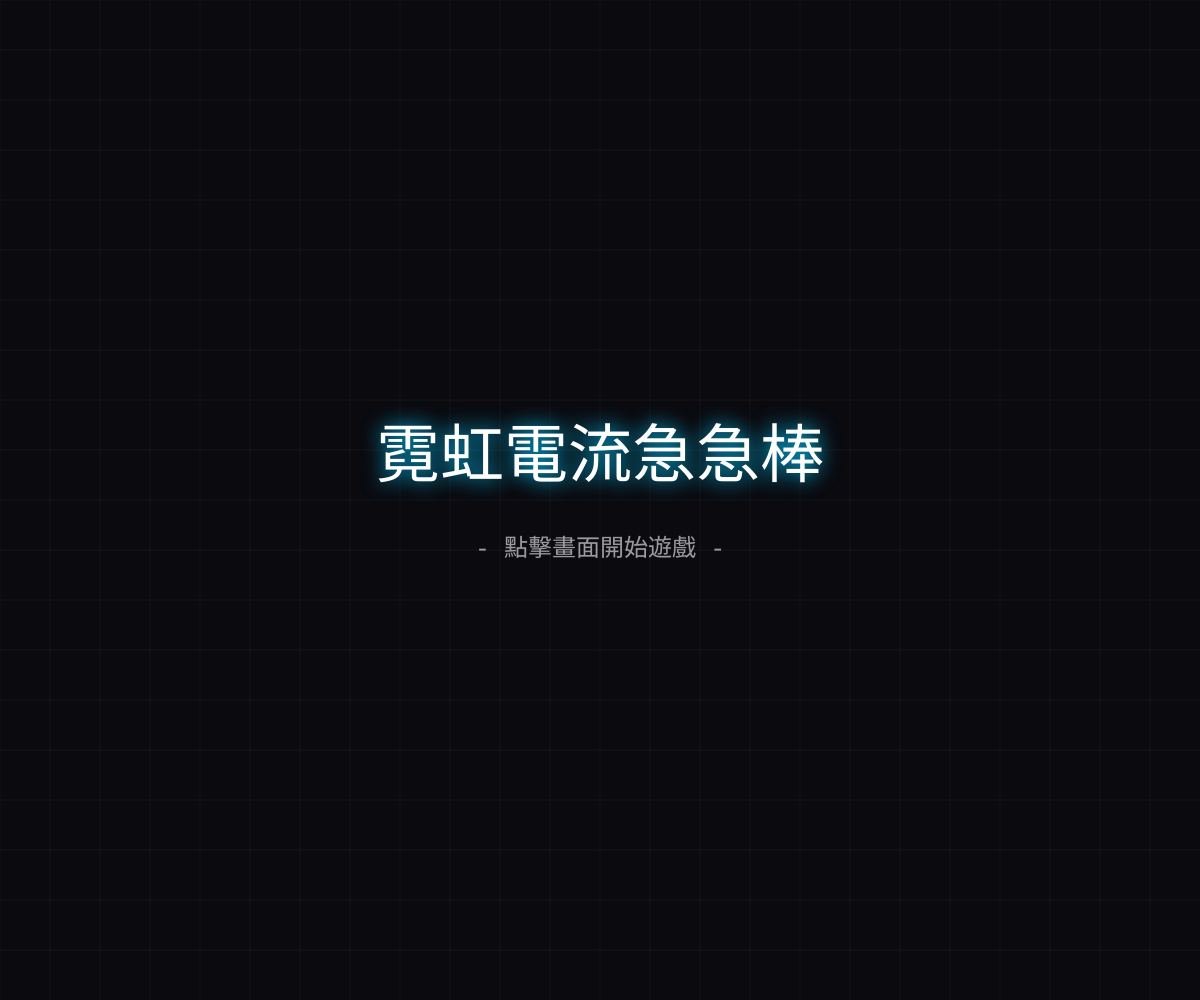
Frame 1 (no input)
Frame 60 (no input): identical to frame 1, image omitted
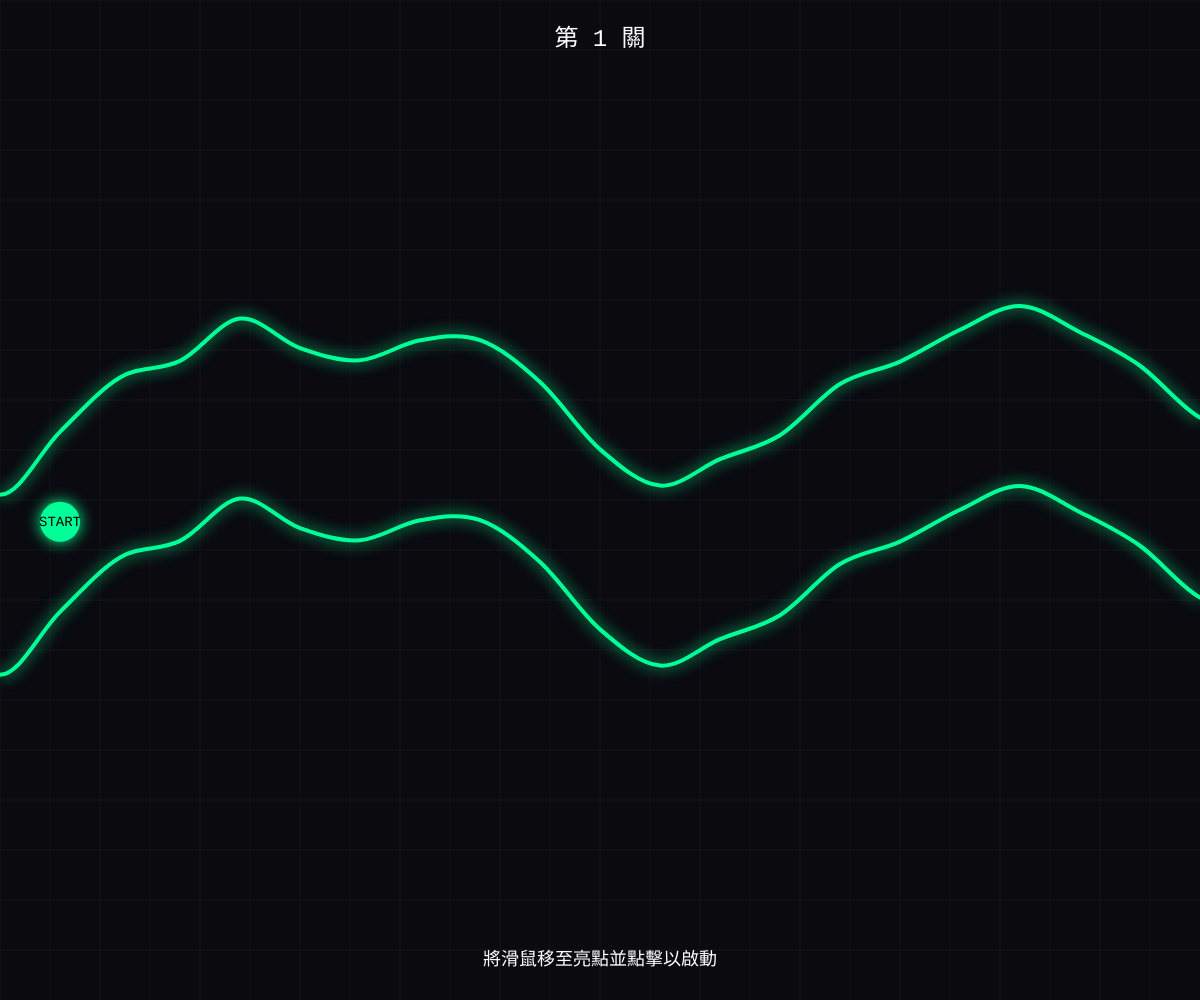
Frame 120 (the mouse pressed at the canvas centre since frame 60)

The p5.js sketch that drew these frames (run headless with seeded random() and noise() and a simulated clock; from frame 60 on, the mouse is pressed at the canvas centre):

// p5.js sketch
// ── sketch.js
/**
 * Project: Irregular Curve Wire Loop Game (Neon Edition)
 * Description: 包含開始畫面、五個難度關卡與霓虹特效 (已修正背景網格 Bug)。
 */

// 遊戲狀態常數
const STATE = {
  MENU: "MENU",       // 開始畫面
  WAITING: "WAITING", // 關卡準備
  PLAYING: "PLAYING", // 遊戲進行中
  FAILED: "FAILED",   // 失敗
  SUCCESS: "SUCCESS", // 單關成功
  ALL_CLEAR: "ALL_CLEAR" // 全破關
};

let currentState = STATE.MENU;
let trackNodes = [];
const nodeSpacing = 60;

// 關卡設定 (1-5關：間距變窄、抖動變大、時間變短)
const LEVEL_CONFIG = [
  { gap: 0.18, noise: 0.003, time: 60, color: '#00FF96' }, // 第 1 關：簡單 (螢光綠)
  { gap: 0.14, noise: 0.005, time: 50, color: '#00C8FF' }, // 第 2 關：普通 (螢光藍)
  { gap: 0.10, noise: 0.008, time: 40, color: '#FFD700' }, // 第 3 關：困難 (霓虹黃)
  { gap: 0.07, noise: 0.012, time: 30, color: '#FF00FF' }, // 第 4 關：極限 (霓虹紫)
  { gap: 0.05, noise: 0.015, time: 20, color: '#FF3232' }  // 第 5 關：地獄 (霓虹紅)
];

let currentLevel = 0;
let totalScore = 0;
let levelScore = 0;

let trail = [];
let particles = [];
let timeLeft = 0;

function setup() {
  createCanvas(windowWidth, windowHeight);
  textFont('Courier New'); // 使用等寬字體增加科技感
}

function draw() {
  drawBackground();

  if (currentState !== STATE.MENU && currentState !== STATE.ALL_CLEAR) {
    drawTrack();
    updateTrail();
    updateParticles();
  }

  updateGameLogic();
  drawUI();
}

/**
 * 繪製帶有科技感的背景網格 (已修正變數 Bug)
 */
function drawBackground() {
  background(10, 10, 15);
  
  // 關閉發光以畫背景
  drawingContext.shadowBlur = 0;
  stroke(255, 255, 255, 10);
  strokeWeight(1);
  
  // 繪製垂直線
  for (let x = 0; x < width; x += 50) {
    line(x, 0, x, height);
  }
  
  // 繪製水平線
  for (let y = 0; y < height; y += 50) {
    line(0, y, width, y);
  }
}

/**
 * 取得軌道中間 Y 座標
 */
function getTrackMidY(x) {
  let left = trackNodes.find((n, i) => n.x <= x && trackNodes[i + 1]?.x > x);
  let right = trackNodes.find((n, i) => n.x > x && trackNodes[i - 1]?.x <= x);

  if (left && right) {
    let t = (x - left.x) / (right.x - left.x);
    let upper = lerp(left.upperY, right.upperY, t);
    let lower = lerp(left.lowerY, right.lowerY, t);
    return (upper + lower) / 2;
  }
  return height / 2;
}

/**
 * 軌道生成邏輯 (依據關卡難度)
 */
function generateTrack() {
  trackNodes = [];
  let config = LEVEL_CONFIG[currentLevel];
  let dynamicSafeGap = height * config.gap; 
  let noiseScale = config.noise;

  for (let x = -nodeSpacing; x <= width + nodeSpacing; x += nodeSpacing) {
    let noiseVal = noise(x * noiseScale, currentLevel * 100); 
    let centerY = map(noiseVal, 0, 1, height * 0.25, height * 0.75);
    
    trackNodes.push({
      x: x,
      upperY: centerY - dynamicSafeGap / 2,
      lowerY: centerY + dynamicSafeGap / 2
    });
  }
}

/**
 * 繪圖邏輯：加入霓虹發光效果
 */
function drawTrack() {
  let config = LEVEL_CONFIG[currentLevel];
  
  noFill();
  strokeWeight(4);
  stroke(config.color);
  
  // 開啟發光特效
  drawingContext.shadowBlur = 15;
  drawingContext.shadowColor = color(config.color);

  // 上邊界
  beginShape();
  trackNodes.forEach(n => curveVertex(n.x, n.upperY));
  endShape();

  // 下邊界
  beginShape();
  trackNodes.forEach(n => curveVertex(n.x, n.lowerY));
  endShape();
  
  // 重置發光設定避免影響其他元素
  drawingContext.shadowBlur = 0;
}

/**
 * 更新與繪製滑鼠軌跡
 */
function updateTrail() {
  if (currentState === STATE.PLAYING) {
    trail.push({ x: mouseX, y: mouseY, alpha: 200 });
    if (trail.length > 30) trail.shift();
    
    noStroke();
    let config = LEVEL_CONFIG[currentLevel];
    trail.forEach(p => {
      fill(config.color + p.alpha.toString(16).padStart(2, '0')); // 動態透明度
      ellipse(p.x, p.y, 6);
      p.alpha -= 8; 
    });
    trail = trail.filter(p => p.alpha > 0);
  } else {
    trail = [];
  }
}

/**
 * 核心遊戲邏輯：碰撞與狀態轉換
 */
function updateGameLogic() {
  if (currentState === STATE.PLAYING) {
    // 每秒扣除時間
    if (frameCount % 60 === 0) {
      timeLeft--;
      if (timeLeft <= 0) {
        currentState = STATE.FAILED;
        levelScore = 0;
        return;
      }
    }

    // 過關判定 (抵達最右側)
    if (mouseX >= width - 30) {
      currentState = STATE.SUCCESS;
      levelScore = timeLeft * (currentLevel + 1) * 10; // 難度越高加權越多
      return;
    }

    // 碰撞偵測
    let left = trackNodes.find((n, i) => n.x <= mouseX && trackNodes[i+1]?.x > mouseX);
    let right = trackNodes.find((n, i) => n.x > mouseX && trackNodes[i-1]?.x <= mouseX);

    if (left && right) {
      let t = (mouseX - left.x) / (right.x - left.x);
      let currentUpper = lerp(left.upperY, right.upperY, t);
      let currentLower = lerp(left.lowerY, right.lowerY, t);

      // 玩家半徑約為 5px
      if (mouseY <= currentUpper + 5 || mouseY >= currentLower - 5) {
        currentState = STATE.FAILED;
        levelScore = 0;
        createExplosion(mouseX, mouseY);
      }
    }
  }
}

/**
 * UI 繪製
 */
function drawUI() {
  textAlign(CENTER, CENTER);
  
  if (currentState === STATE.MENU) {
    drawingContext.shadowBlur = 20;
    drawingContext.shadowColor = '#00C8FF';
    fill(255);
    textSize(64);
    text("霓虹電流急急棒", width / 2, height / 2 - 40);
    
    drawingContext.shadowBlur = 0;
    textSize(24);
    if (frameCount % 60 < 30) fill(255, 255, 255, 150); // 閃爍效果
    else fill(255);
    text("- 點擊畫面開始遊戲 -", width / 2, height / 2 + 50);
  } 
  else if (currentState === STATE.WAITING) {
    let startY = getTrackMidY(60);
    let config = LEVEL_CONFIG[currentLevel];
    
    // 起點按鈕發光
    drawingContext.shadowBlur = 15;
    drawingContext.shadowColor = config.color;
    fill(config.color);
    ellipse(60, startY, 40);
    
    drawingContext.shadowBlur = 0;
    fill(0);
    textSize(14);
    text("START", 60, startY);
    
    fill(255);
    textSize(24);
    text(`第 ${currentLevel + 1} 關`, width / 2, 40);
    textSize(18);
    text("將滑鼠移至亮點並點擊以啟動", width / 2, height - 40);
  } 
  else if (currentState === STATE.PLAYING) {
    // 玩家光點
    drawingContext.shadowBlur = 10;
    drawingContext.shadowColor = '#FFFFFF';
    fill(255);
    noStroke();
    ellipse(mouseX, mouseY, 10);
    drawingContext.shadowBlur = 0;
    
    // UI 面板
    fill(255);
    textSize(24);
    textAlign(LEFT, TOP);
    text(`關卡: ${currentLevel + 1}/5`, 20, 20);
    text(`時間: ${timeLeft}s`, 20, 50);
    text(`總分: ${totalScore}`, 20, 80);
  } 
  else if (currentState === STATE.FAILED) {
    fill(255, 50, 50);
    textSize(48);
    text("SYSTEM FAILURE", width / 2, height / 2 - 30);
    textSize(24);
    fill(255);
    text("點擊畫面重新挑戰本關", width / 2, height / 2 + 30);
  } 
  else if (currentState === STATE.SUCCESS) {
    fill(100, 255, 100);
    textSize(48);
    text("LEVEL CLEARED", width / 2, height / 2 - 40);
    fill(255);
    textSize(24);
    text(`獲得分數: ${levelScore}`, width / 2, height / 2 + 10);
    text("點擊畫面進入下一關", width / 2, height / 2 + 50);
  }
  else if (currentState === STATE.ALL_CLEAR) {
    drawingContext.shadowBlur = 20;
    drawingContext.shadowColor = '#FFD700';
    fill(255, 215, 0);
    textSize(64);
    text("MISSION ACCOMPLISHED", width / 2, height / 2 - 40);
    drawingContext.shadowBlur = 0;
    fill(255);
    textSize(32);
    text(`最終得分: ${totalScore}`, width / 2, height / 2 + 30);
    textSize(20);
    text("- 點擊畫面回到主畫面 -", width / 2, height / 2 + 80);
  }
}

/**
 * 互動控制
 */
function mousePressed() {
  if (currentState === STATE.MENU) {
    currentLevel = 0;
    totalScore = 0;
    startLevel();
  } 
  else if (currentState === STATE.WAITING) {
    let startY = getTrackMidY(60);
    if (dist(mouseX, mouseY, 60, startY) < 40) {
      currentState = STATE.PLAYING;
    }
  } 
  else if (currentState === STATE.FAILED) {
    startLevel(); // 重新挑戰當前關卡
  } 
  else if (currentState === STATE.SUCCESS) {
    totalScore += levelScore;
    currentLevel++;
    if (currentLevel >= LEVEL_CONFIG.length) {
      currentState = STATE.ALL_CLEAR;
    } else {
      startLevel();
    }
  }
  else if (currentState === STATE.ALL_CLEAR) {
    currentState = STATE.MENU;
  }
}

/**
 * 初始化並準備關卡
 */
function startLevel() {
  generateTrack();
  currentState = STATE.WAITING;
  timeLeft = LEVEL_CONFIG[currentLevel].time;
  levelScore = 0;
  particles = [];
  trail = [];
}

function windowResized() {
  resizeCanvas(windowWidth, windowHeight);
  if (currentState !== STATE.MENU && currentState !== STATE.ALL_CLEAR) {
    generateTrack();
  }
}

/**
 * 爆炸粒子系統更新
 */
function updateParticles() {
  particles.forEach(p => {
    p.x += p.vx;
    p.y += p.vy;
    p.vy += 0.15; // 重力
    p.alpha -= 4;
  });
  
  noStroke();
  particles.forEach(p => {
    fill(255, 100, 100, p.alpha);
    ellipse(p.x, p.y, p.size);
  });
  
  particles = particles.filter(p => p.alpha > 0);
}

/**
 * 創建爆炸粒子
 */
function createExplosion(x, y) {
  for (let i = 0; i < 30; i++) {
    let angle = random(TWO_PI);
    let speed = random(3, 8);
    particles.push({
      x: x,
      y: y,
      vx: cos(angle) * speed,
      vy: sin(angle) * speed,
      alpha: 255,
      size: random(2, 6)
    });
  }
}
